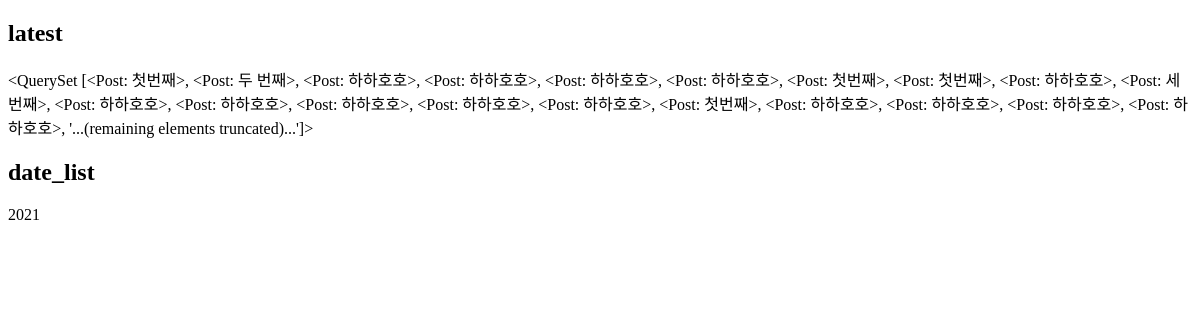
The app's page /instagram/archive/, older data.
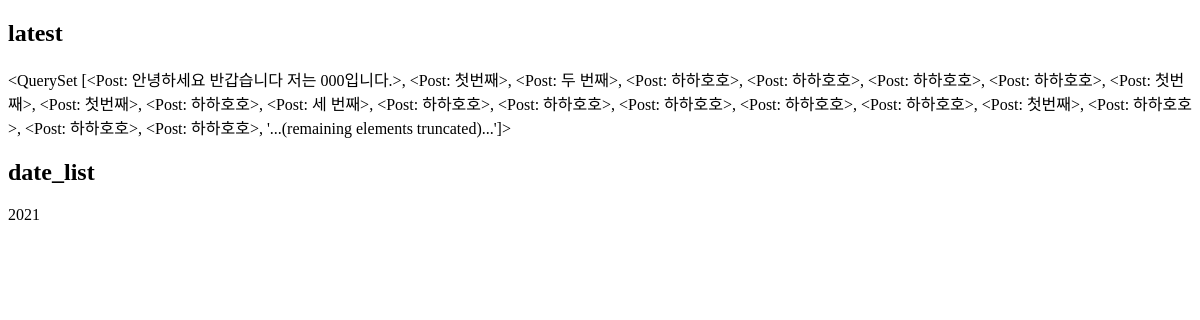
The same page, newer data.
### instagram/models.py (models this page shows, shortened)
class Post(models.Model):
    author=models.ForeignKey(settings.AUTH_USER_MODEL, on_delete=models.CASCADE)
    message=models.TextField(
        validators=[MinLengthValidator(10)]#최소 10글자는 써라
    )
    create_at=models.DateTimeField(auto_now_add=True)
    update_at=models.DateTimeField(auto_now=True)
    is_public=models.BooleanField(default=False, verbose_name='공개 여부')
    photo=models.ImageField(blank=True,upload_to='instagram/post/%Y/%m/%d')#upload_to는 해당 이름의 폴더에 저장한다는 뜻이다.
    tag_set=models.ManyToManyField('Tag')
    def __str__(self):
        return self.message
    class Meta:#meta class로 정렬하기 설정
        ordering=['-id'] #역순임 지금

### instagram/templates/instagram/post_archive.html
<!DOCTYPE html>
<h2>latest</h2>
{{latest}}
<h2>date_list</h2>
{% for date in date_list %}
    {{date.year}}
{% endfor %}

Row changes from the older to the newer data that the page shows:
no longer on this page (row unchanged): Post: message.message "<QuerySet [<Post: 첫번째>, <Post: 두 번째>, <Post: 하하호호>, <Post: 하하호호>, <Post: 하하호호>, <Post: 하하호호>, <Post: 첫번째>, <Post: 첫번째>, <Post: 하하호호>, <Post: 세 번째>, <Post: 하하호호>, <Post: 하하호호>, <Post: 하하호호>, <Post: 하하호호>, <Post: 하하호호>, <Post: 첫번째>, <Post: 하하호호>, <Post: 하하호호>, <Post: 하하호호>, <Post: 하하호호>, '...(remaining elements truncated)...']>"
added Post: message.message "<QuerySet [<Post: 안녕하세요 반갑습니다 저는 000입니다.>, <Post: 첫번째>, <Post: 두 번째>, <Post: 하하호호>, <Post: 하하호호>, <Post: 하하호호>, <Post: 하하호호>, <Post: 첫번째>, <Post: 첫번째>, <Post: 하하호호>, <Post: 세 번째>, <Post: 하하호호>, <Post: 하하호호>, <Post: 하하호호>, <Post: 하하호호>, <Post: 하하호호>, <Post: 첫번째>, <Post: 하하호호>, <Post: 하하호호>, <Post: 하하호호>, '...(remaining elements truncated)...']>"
